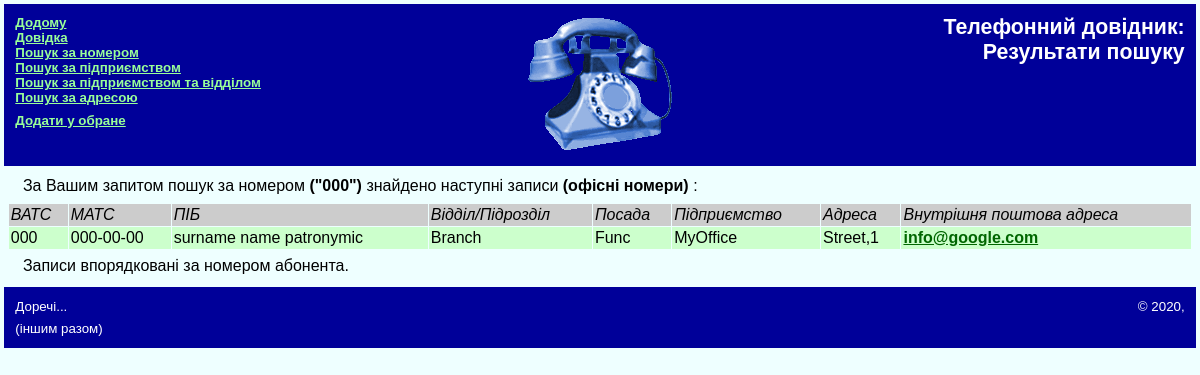
The app's page /searchx.php?x=000 with its own data.
### tables this page shows
CREATE TABLE ophone (
  id int(10) unsigned NOT NULL auto_increment,
  number varchar(5) NOT NULL DEFAULT '' COMMENT 'Внутрішній номер',
  number1 varchar(13) COMMENT 'Міський номер',
  offid int(10) COMMENT 'Код організації',
  strid int(10) COMMENT 'Код вулиці',
  funid int(10) COMMENT 'Код посади',
  branid int(10) COMMENT 'Код Відділу',
  surname varchar(25) COMMENT 'Призвище',
  name varchar(25) COMMENT 'Імя',
  patronymic varchar(25) COMMENT 'По батькові',
  birthday DATE COMMENT 'Дата народження', 
  house varchar(8) COMMENT 'Номер будинка адреси організації',
  flat smallint(7) unsigned COMMENT 'Номер кабінета організації',
  note varchar(250) COMMENT 'Коментар',
  sortindex int(4) COMMENT 'Порядковий номер для сортування записів',
  userMail varchar(50) COMMENT 'Внутрішня поштова адреса',
  PRIMARY KEY (id),
  INDEX number (number),
  INDEX office (offid)
) COMMENT 'Телефони підприємства';

CREATE TABLE branch (
  branid int(10) unsigned NOT NULL auto_increment,
  branch varchar(150) COMMENT 'Назва відділу',
  branindex int(3) COMMENT 'Порядковий номер для сортування записів',
  PRIMARY KEY (branid)
) COMMENT 'Перелік відділів';

CREATE TABLE func (
  funid int(10) unsigned NOT NULL auto_increment,
  func varchar(250) COMMENT 'Назва посади',
  funindex  varchar(4) COMMENT 'Індекс посади для сортування у відділі',
  PRIMARY KEY (funid)
) COMMENT 'Перелік посад';

CREATE TABLE office (
  offid int(10) unsigned NOT NULL auto_increment,
  office varchar(50) COMMENT 'Назва Підприемства',
  PRIMARY KEY (offid)
) COMMENT 'Перелік Підприемств';

CREATE TABLE street (
  strid int(10) unsigned NOT NULL auto_increment,
  town_pre varchar(10) COMMENT 'Тип місця',
  town varchar(50) COMMENT 'Назва місця',
  street_pre varchar(20) COMMENT 'Тип вулиць',
  street varchar(50) COMMENT 'Назва вулиць',
  PRIMARY KEY (strid)
) COMMENT 'Перелік вулиць';

### lang_ua.php (called while the page is built, shortened)
<?php
$la_30="За Вашим запитом пошук за номером ";
$la_31="знайдено наступні записи";
$la_33="офісні номери";
$la_34="ВАТС";
$la_35="МАТС";
$la_36="Відділ/Підрозділ";
$la_37="Підприємство";
$la_38="Адреса";
$la_45="Посада";
$la_123="Записи впорядковані за номером абонента.";
$la_130= "ПІБ";
$la_139="Внутрішня поштова адреса";
?>

### searchx.inc (the view, shortened to what this page needs)
<?php
include_once('base.inc');
$sql2 = "SELECT
number, number1, office, street, surname, name, patronymic, house, func, branch, userMail
FROM ophone, office, func, street , branch
WHERE office.offid = ophone.offid
AND func.funid=ophone.funid
AND street.strid = ophone.strid
AND branch.branid = ophone.branid
AND number LIKE '{$value}' ORDER BY number";
$res2 = mysqli_query($link, $sql2) or exit($la_151_2.'searchx.inc 19 '.$sql2);
include('header.inc');
if (mysqli_num_rows($res2)) {
  if (mysqli_num_rows($res2)) {
?>
<P>
	<?php echo $la_30 ?>
	<STRONG>
	("<?php echo $value ?>")
	</STRONG>
	<?php echo $la_31 ?>
	<STRONG>
	(<?php echo $la_33 ?>)
	</STRONG>:</P>
<TABLE WIDTH="100%" CELLPADDING="2" CELLSPACING="1" BORDER="0">
<TR CLASS="head">
	<TD><?php echo $la_34 ?></TD>
	<TD><?php echo $la_35 ?></TD>
	<TD><?php echo $la_130?></TD>
	<TD><?php echo $la_36 ?></TD>
	<TD><?php echo $la_45 ?></TD>
	<TD><?php echo $la_37 ?></TD>
	<TD><?php echo $la_38 ?></TD>
	<TD ><?php echo $la_139 ?></TD>
</TR>
<?php while ($row = mysqli_fetch_assoc($res2)) { ?>
<TR CLASS="data">
	<TD><?php echo $row['number'] ?></TD>
	<TD><?php echo $row['number1'] ?></TD>
	<TD><?php echo $row['surname']." ".$row['name']." ".$row['patronymic'] ?></TD>
	<TD><?php echo $row['branch'] ?></TD>
	<TD><?php echo $row['func'] ?></TD>
	<TD><?php echo $row['office'] ?></TD>
	<TD><?php echo "{$row['street']},{$row['house']}" ?></TD>
	<TD>
		<a href="mailto:<?php echo $row['userMail'] ?>"><?php echo $row['userMail'] ?>
		</a>
	</TD>
</TR>
<?php } ?>
</TABLE>
<?php
  }
?>
<P>
	<?php echo $la_123 ?>
</P>
<?php
}
	include('footer.inc');
?>

### style.css (style rules this page uses)
BODY { background-color: #EEFFFF; color: #000000; font-family: Verdana, Helvetica, sans-serif; font-size: 10pt; margin: 0.1cm; }
A:link, A:visited { color: #006600; font-weight: bold; }
P, OL, UL, LI, TD { font-family: Verdana, Helvetica, sans-serif; margin: 0.2cm 0.4cm; font-size: 12pt; font-weight: normal; }
TR.head { background-color: #D6EEEE; background-color: #CCCCCC; font-family: Arial, Helvetica, sans-serif; font-size: 11pt; font-weight: normal; font-style: italic; }
TR.data { border-collapse: collapse; background-color: #CCFFCC; font-family: Arial, Helvetica, sans-serif; font-size: 11pt; font-weight: normal; font-style: normal; vertical-align: top; }

### records on screen
ophone: number "000", number1 "000-00-00", surname "surname", name "name", patronymic "patronymic", branid.branch "Branch", funid.func "Func", offid.office "MyOffice", strid.street "Street", house "1", userMail "info@google.com"

### other values on screen
$la_0 "Додому"
$la_2 "Довідка"
$la_3 "Пошук за номером"
$la_6 "Пошук за підприємством"
$la_7 "Пошук за підприємством та відділом"
$la_8 "Пошук за адресою"
$la_9 "Додати у обране"
$la_10 "Телефонний довідник:"
$la_11 "Результати пошуку"
$la_30 "За Вашим запитом пошук за номером"
$value "000"
$la_31 "знайдено наступні записи"
$la_33 "офісні номери"
$la_34 "ВАТС"
$la_35 "МАТС"
